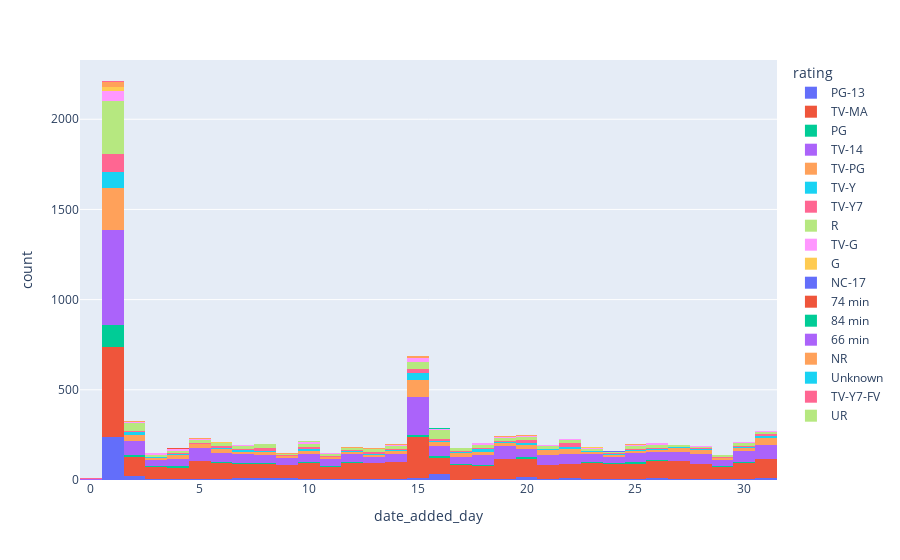

Source (notebook cell):
### Code cell
px.histogram(data_frame= data_df, x = 'date_added_day', color= 'rating')

### Figure 1 — Plotly figure (JSON) as saved in the notebook; plotly's stock layout.template omitted (floating-point values rounded to 4 significant figures; data arrays with more than 128 entries replaced by an {"elided": "..."} marker saying what was removed)
{"data": [{"alignmentgroup": "True", "bingroup": "x", "hovertemplate": "rating=PG-13<br>date_added_day=%{x}<br>count=%{y}<extra></extra>", "legendgroup": "PG-13", "marker": {"color": "#636efa", "pattern": {"shape": ""}}, "name": "PG-13", "offsetgroup": "PG-13", "orientation": "v", "showlegend": true, "type": "histogram", "x": {"elided": "490 int values"}, "xaxis": "x", "yaxis": "y"}, {"alignmentgroup": "True", "bingroup": "x", "hovertemplate": "rating=TV-MA<br>date_added_day=%{x}<br>count=%{y}<extra></extra>", "legendgroup": "TV-MA", "marker": {"color": "#EF553B", "pattern": {"shape": ""}}, "name": "TV-MA", "offsetgroup": "TV-MA", "orientation": "v", "showlegend": true, "type": "histogram", "x": {"elided": "3207 int values"}, "xaxis": "x", "yaxis": "y"}, {"alignmentgroup": "True", "bingroup": "x", "hovertemplate": "rating=PG<br>date_added_day=%{x}<br>count=%{y}<extra></extra>", "legendgroup": "PG", "marker": {"color": "#00cc96", "pattern": {"shape": ""}}, "name": "PG", "offsetgroup": "PG", "orientation": "v", "showlegend": true, "type": "histogram", "x": {"elided": "287 int values"}, "xaxis": "x", "yaxis": "y"}, {"alignmentgroup": "True", "bingroup": "x", "hovertemplate": "rating=TV-14<br>date_added_day=%{x}<br>count=%{y}<extra></extra>", "legendgroup": "TV-14", "marker": {"color": "#ab63fa", "pattern": {"shape": ""}}, "name": "TV-14", "offsetgroup": "TV-14", "orientation": "v", "showlegend": true, "type": "histogram", "x": {"elided": "2160 int values"}, "xaxis": "x", "yaxis": "y"}, {"alignmentgroup": "True", "bingroup": "x", "hovertemplate": "rating=TV-PG<br>date_added_day=%{x}<br>count=%{y}<extra></extra>", "legendgroup": "TV-PG", "marker": {"color": "#FFA15A", "pattern": {"shape": ""}}, "name": "TV-PG", "offsetgroup": "TV-PG", "orientation": "v", "showlegend": true, "type": "histogram", "x": {"elided": "863 int values"}, "xaxis": "x", "yaxis": "y"}, {"alignmentgroup": "True", "bingroup": "x", "hovertemplate": "rating=TV-Y<br>date_added_day=%{x}<br>count=%{y}<extra></extra>", "legendgroup": "TV-Y", "marker": {"color": "#19d3f3", "pattern": {"shape": ""}}, "name": "TV-Y", "offsetgroup": "TV-Y", "orientation": "v", "showlegend": true, "type": "histogram", "x": {"elided": "307 int values"}, "xaxis": "x", "yaxis": "y"}, {"alignmentgroup": "True", "bingroup": "x", "hovertemplate": "rating=TV-Y7<br>date_added_day=%{x}<br>count=%{y}<extra></extra>", "legendgroup": "TV-Y7", "marker": {"color": "#FF6692", "pattern": {"shape": ""}}, "name": "TV-Y7", "offsetgroup": "TV-Y7", "orientation": "v", "showlegend": true, "type": "histogram", "x": {"elided": "334 int values"}, "xaxis": "x", "yaxis": "y"}, {"alignmentgroup": "True", "bingroup": "x", "hovertemplate": "rating=R<br>date_added_day=%{x}<br>count=%{y}<extra></extra>", "legendgroup": "R", "marker": {"color": "#B6E880", "pattern": {"shape": ""}}, "name": "R", "offsetgroup": "R", "orientation": "v", "showlegend": true, "type": "histogram", "x": {"elided": "799 int values"}, "xaxis": "x", "yaxis": "y"}, {"alignmentgroup": "True", "bingroup": "x", "hovertemplate": "rating=TV-G<br>date_added_day=%{x}<br>count=%{y}<extra></extra>", "legendgroup": "TV-G", "marker": {"color": "#FF97FF", "pattern": {"shape": ""}}, "name": "TV-G", "offsetgroup": "TV-G", "orientation": "v", "showlegend": true, "type": "histogram", "x": {"elided": "220 int values"}, "xaxis": "x", "yaxis": "y"}, {"alignmentgroup": "True", "bingroup": "x", "hovertemplate": "rating=G<br>date_added_day=%{x}<br>count=%{y}<extra></extra>", "legendgroup": "G", "marker": {"color": "#FECB52", "pattern": {"shape": ""}}, "name": "G", "offsetgroup": "G", "orientation": "v", "showlegend": true, "type": "histogram", "x": [4, 1, 1, 11, 14, 1, 1, 1, 1, 1, 18, 5, 13, 19, 19, 29, 1, 1, 1, 1, 1, 1, 1, 1, 23, 16, 1, 1, 6, 1, 1, 1, 19, 23, 23, 15, 1, 16, 17, 1, 1], "xaxis": "x", "yaxis": "y"}, {"alignmentgroup": "True", "bingroup": "x", "hovertemplate": "rating=NC-17<br>date_added_day=%{x}<br>count=%{y}<extra></extra>", "legendgroup": "NC-17", "marker": {"color": "#636efa", "pattern": {"shape": ""}}, "name": "NC-17", "offsetgroup": "NC-17", "orientation": "v", "showlegend": true, "type": "histogram", "x": [24, 26, 18], "xaxis": "x", "yaxis": "y"}, {"alignmentgroup": "True", "bingroup": "x", "hovertemplate": "rating=74 min<br>date_added_day=%{x}<br>count=%{y}<extra></extra>", "legendgroup": "74 min", "marker": {"color": "#EF553B", "pattern": {"shape": ""}}, "name": "74 min", "offsetgroup": "74 min", "orientation": "v", "showlegend": true, "type": "histogram", "x": [4], "xaxis": "x", "yaxis": "y"}, {"alignmentgroup": "True", "bingroup": "x", "hovertemplate": "rating=84 min<br>date_added_day=%{x}<br>count=%{y}<extra></extra>", "legendgroup": "84 min", "marker": {"color": "#00cc96", "pattern": {"shape": ""}}, "name": "84 min", "offsetgroup": "84 min", "orientation": "v", "showlegend": true, "type": "histogram", "x": [16], "xaxis": "x", "yaxis": "y"}, {"alignmentgroup": "True", "bingroup": "x", "hovertemplate": "rating=66 min<br>date_added_day=%{x}<br>count=%{y}<extra></extra>", "legendgroup": "66 min", "marker": {"color": "#ab63fa", "pattern": {"shape": ""}}, "name": "66 min", "offsetgroup": "66 min", "orientation": "v", "showlegend": true, "type": "histogram", "x": [15], "xaxis": "x", "yaxis": "y"}, {"alignmentgroup": "True", "bingroup": "x", "hovertemplate": "rating=NR<br>date_added_day=%{x}<br>count=%{y}<extra></extra>", "legendgroup": "NR", "marker": {"color": "#FFA15A", "pattern": {"shape": ""}}, "name": "NR", "offsetgroup": "NR", "orientation": "v", "showlegend": true, "type": "histogram", "x": [30, 13, 5, 1, 29, 15, 27, 1, 15, 5, 30, 15, 10, 1, 1, 20, 10, 25, 3, 1, 15, 3, 1, 28, 1, 31, 16, 8, 1, 1, 1, 1, 1, 1, 17, 1, 19, 1, 31, 14, 9, 1, 1, 20, 19, 1, 15, 7, 31, 1, 15, 23, 15, 16, 16, 0, 1, 3, 14, 14, 1, 10, 18, 15, 11, 14, 31, 1, 14, 15, 15, 2, 2, 19, 1, 12, 10, 25, 1, 1], "xaxis": "x", "yaxis": "y"}, {"alignmentgroup": "True", "bingroup": "x", "hovertemplate": "rating=Unknown<br>date_added_day=%{x}<br>count=%{y}<extra></extra>", "legendgroup": "Unknown", "marker": {"color": "#19d3f3", "pattern": {"shape": ""}}, "name": "Unknown", "offsetgroup": "Unknown", "orientation": "v", "showlegend": true, "type": "histogram", "x": [26, 1, 1, 1], "xaxis": "x", "yaxis": "y"}, {"alignmentgroup": "True", "bingroup": "x", "hovertemplate": "rating=TV-Y7-FV<br>date_added_day=%{x}<br>count=%{y}<extra></extra>", "legendgroup": "TV-Y7-FV", "marker": {"color": "#FF6692", "pattern": {"shape": ""}}, "name": "TV-Y7-FV", "offsetgroup": "TV-Y7-FV", "orientation": "v", "showlegend": true, "type": "histogram", "x": [18, 1, 20, 1, 6, 31], "xaxis": "x", "yaxis": "y"}, {"alignmentgroup": "True", "bingroup": "x", "hovertemplate": "rating=UR<br>date_added_day=%{x}<br>count=%{y}<extra></extra>", "legendgroup": "UR", "marker": {"color": "#B6E880", "pattern": {"shape": ""}}, "name": "UR", "offsetgroup": "UR", "orientation": "v", "showlegend": true, "type": "histogram", "x": [6, 10, 1], "xaxis": "x", "yaxis": "y"}], "layout": {"barmode": "relative", "legend": {"title": {"text": "rating"}, "tracegroupgap": 0}, "margin": {"t": 60}, "xaxis": {"anchor": "y", "domain": [0, 1], "title": {"text": "date_added_day"}}, "yaxis": {"anchor": "x", "domain": [0, 1], "title": {"text": "count"}}}}
